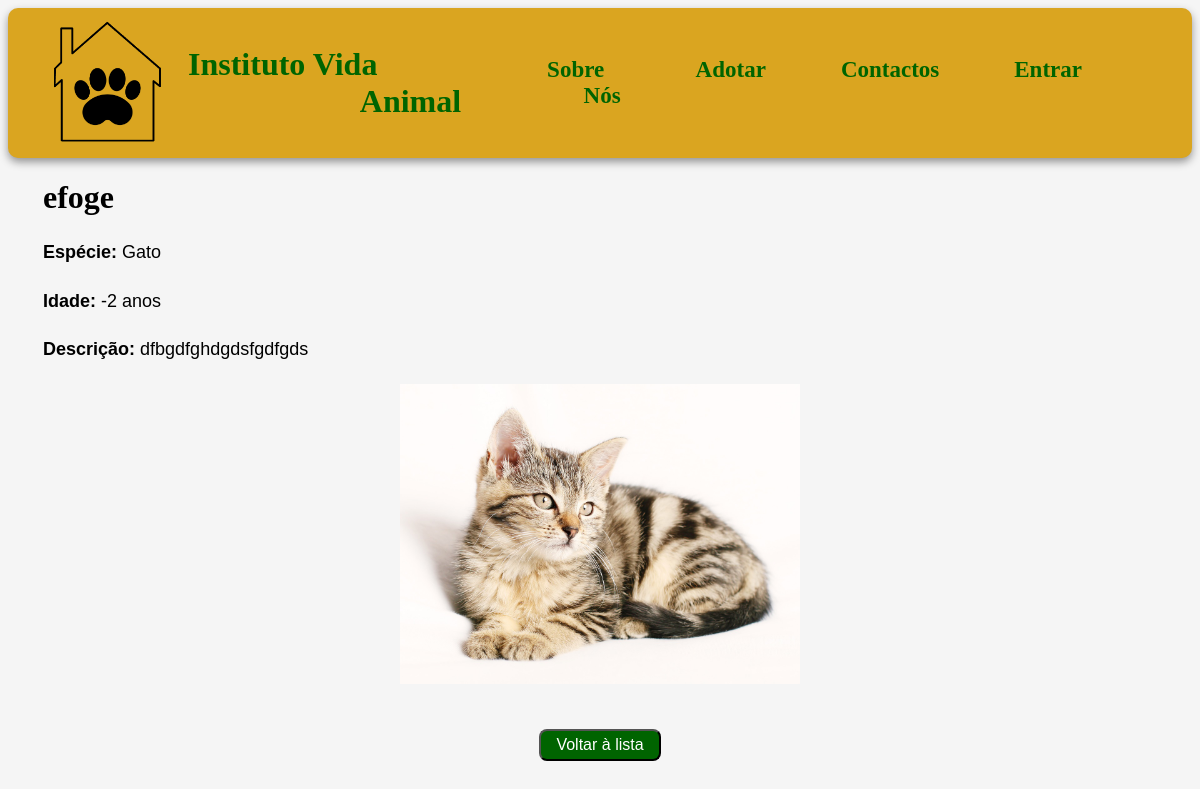
The app's page /animaisadc/6/, older data.
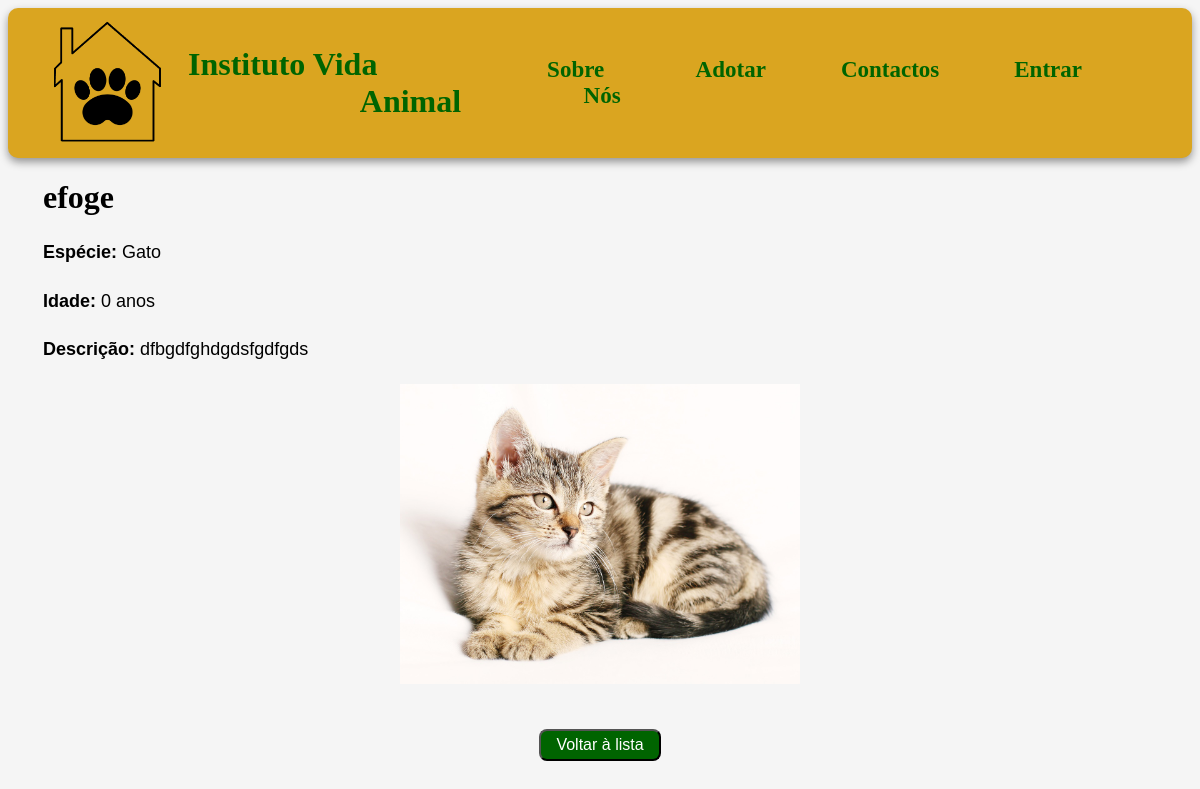
The same page, newer data.
### app_adocao/models.py (models this page shows, shortened)
class Animal(models.Model):
    ESPECIES = (
        ('gato', 'Gato'),
        ('cao', 'Cão'),
    )
    nome = models.CharField(max_length=100)
    idade = models.IntegerField()
    especie = models.CharField(max_length=10, choices=ESPECIES)
    descricao = models.CharField()
    imagem = models.ImageField(upload_to='imgAnimal/')

### app_adocao/views.py (the view)
# urls.py: path('animaisadc/<int:animal_id>/', views.animaisadc, name='animais_detalhe'),
def animaisadc(request, animal_id):
    animal = get_object_or_404(Animal, id=animal_id)
    return render(request, 'animais/animaisadc.html', {'animal': animal})

### app_adocao/templates/animais/animaisadc.html (shortened to what this page needs)
<!DOCTYPE html>
<html>
    <head>
        {% load static %}
        <link rel="stylesheet" href="{% static 'css/style.css' %}">
    </head>
    <body>
        <header class="cabecalho">
            <div style="gap: 20px; display: flex; align-items: center;">
                <img src="{% static 'imagens/logo.png' %}" alt="Logo do Instituto Vida Animal" class="logo">
                <a class="home" style="font-size: 32px; font-family: cursive; font-weight: bolder;" href="/"> Instituto Vida Animal </a>
            </div>
            <nav>
                <a style="font-size: 23px;" href="../../sobreNos">Sobre Nós</a>
                <a style="font-size: 23px;" href="../../adotar">Adotar</a>
                <a style="font-size: 23px;" href="../../contactos">Contactos</a>
                <a style="font-size: 23px;" href="{% url 'sign_in' %}">Entrar</a>
            </nav>
        </header>
        <h1>{{ animal.nome }}</h1>
        <p><strong>Espécie:</strong> {{ animal.especie }}</p>
        <p><strong>Idade:</strong> {{ animal.idade }} anos</p>
        <p><strong>Descrição:</strong> {{ animal.descricao }}</p>
        {% if animal.imagem %}
            <div style="text-align: center;">
                <img src="{{ animal.imagem.url }}" alt="Imagem de {{ animal.nome }}" width="400">
            </div>
        {% endif %}
        <br><br>
        <div style="text-align: center;">
            <a href="{% url 'adotar' %}"><button>Voltar à lista</button></a>
        </div>
    </body>
</html>

Row changes from the older to the newer data that the page shows:
changed Animal "efoge": idade "-2" → "0"
